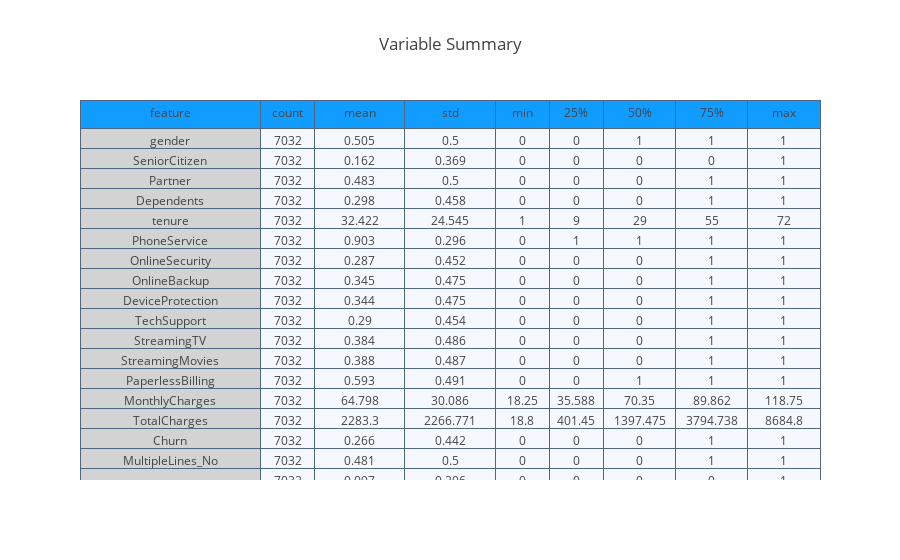

Notebook code cell kept with this figure:
### Code cell
summary = (df_telcom_og[[i for i in df_telcom_og.columns if i not in Id_col]].
           describe().transpose().reset_index())

summary = summary.rename(columns = {"index" : "feature"})
summary = np.around(summary,3)

val_lst = [summary['feature'], summary['count'],
           summary['mean'],summary['std'],
           summary['min'], summary['25%'],
           summary['50%'], summary['75%'], summary['max']]

trace  = go.Table(header = dict(values = summary.columns.tolist(),
                                line = dict(color = ['#506784']),
                                fill = dict(color = ['#119DFF']),
                               ),
                  cells  = dict(values = val_lst,
                                line = dict(color = ['#506784']),
                                fill = dict(color = ["lightgrey",'#F5F8FF'])
                               ),
                  columnwidth = [200,60,100,100,60,60,80,80,80])
layout = go.Layout(dict(title = "Variable Summary"))
figure = go.Figure(data=[trace],layout=layout)
py.iplot(figure)

### Figure 1 — Plotly figure (JSON) as saved in the notebook; plotly's stock layout.template omitted (floating-point values rounded to 4 significant figures; data arrays with more than 128 entries replaced by an {"elided": "..."} marker saying what was removed)
{"data": [{"cells": {"fill": {"color": ["lightgrey", "#F5F8FF"]}, "line": {"color": ["#506784"]}, "values": {"elided": "9x34 mixed values"}}, "columnwidth": [200, 60, 100, 100, 60, 60, 80, 80, 80], "header": {"fill": {"color": ["#119DFF"]}, "line": {"color": ["#506784"]}, "values": ["feature", "count", "mean", "std", "min", "25%", "50%", "75%", "max"]}, "type": "table", "uid": "33161682-c79e-11e8-9351-adb8be6afa22"}], "layout": {"title": "Variable Summary"}}
